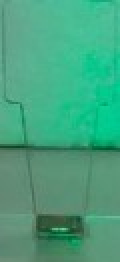
#> input picture Assignment_03/boky_man_led.jpg, 60 x 131 px (shown 2 times larger)
$ python -i test1.py   (imports and definitions only)
#> lines starting #> are read from the running program, lines starting #| are printed output that depends on the picture; after the words box and inside, x2 and y2 are one past the last pixel; in counts of white or black regions, pixels touching at a corner belong together
#> further down, picture is the input picture: shape (131, 60, 3); mean B, G, R 126.4, 162.5, 70.7
import cv2
import robomaster
from robomaster import robot
from robomaster import blaster
from robomaster import camera
import time
import numpy as np

def came(image):
    cv2.imshow('Detected', image)
    key = cv2.waitKey(1)
    if key == ord('q'):
        return False
    return True
def find_theif(image):
    hsv = cv2.cvtColor(image, cv2.COLOR_BGR2HSV)
    lower_blue = np.array([102, 123, 113])
    upper_blue = np.array([179, 255, 255])
    lower_blue2 = np.array([94, 158, 62])
    upper_blue2 = np.array([180, 255, 255])
    mask = cv2.inRange(hsv, lower_blue, upper_blue)
    mask1 = cv2.inRange(hsv, lower_blue2, upper_blue2)
    mask = cv2.bitwise_or(mask, mask1)

    blurred = cv2.GaussianBlur(mask, (5, 5), 0)
    circles = cv2.HoughCircles(blurred, cv2.HOUGH_GRADIENT, dp=1.2, minDist=50, param1=50, param2=30, minRadius=10, maxRadius=200)

    if circles is not None:
        circles = np.round(circles[0, :]).astype("int")
        for (x, y, r) in circles:
            # Draw the circle in the original image
            cv2.circle(image, (x, y), r, (0, 255, 0), 4)
            # Draw a rectangle at the center of the circle
            cv2.rectangle(image, (x - 5, y - 5), (x + 5, y + 5), (0, 128, 255), -1)

    return image, circles

def find_theif_body(image):
    # Convert the image to grayscale
    gray_image = cv2.cvtColor(image, cv2.COLOR_BGR2GRAY)
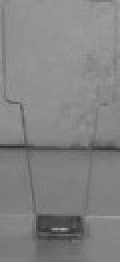
#> gray_image: shape (131, 60) (shown 2 times larger); min 48, max 172, mean 130.9
    blurred = cv2.GaussianBlur(gray_image, (5, 5), 0)

    # Load the template image and convert it to grayscale
    template = cv2.imread(r'D:\Subject\Robot Ai\Robot_group\Robot_old_too\Assignment_03\boky_man_led.jpg')
    if template is None:
        print("Template image not found.")
        return image  # Return original image if template is not found

    template_gray = cv2.cvtColor(template, cv2.COLOR_BGR2GRAY)

    # Get the width and height of the template
    template_height, template_width = template_gray.shape[:2]
#> template_height = 131; template_width = 60

    # Perform template matching
    match_result = cv2.matchTemplate(blurred, template_gray, cv2.TM_CCOEFF_NORMED)
#> match_result = [0.974]

    # Define a threshold to consider a match valid
    threshold = 0.2
    min_val, max_val, min_loc, max_loc = cv2.minMaxLoc(match_result)
#> min_val = 0.974; max_val = 0.974; min_loc = (0, 0); max_loc = (0, 0)

    # Draw a rectangle around the found template location
    if max_val >= threshold:
        top_left = max_loc
#> top_left = (0, 0)
        bottom_right = (top_left[0] + template_width, top_left[1] + template_height)
#> bottom_right = (60, 131)
        cv2.rectangle(image, top_left, bottom_right, (0, 255, 0), 2)  # Draw rectangle on original image
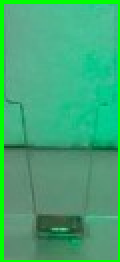
#> image: shape (131, 60, 3) (shown 2 times larger); 7.18% of pixels changed, all inside (x1, y1, x2, y2) = (0, 0, 60, 131)

    return image

# [38 lines not run here, left out]

>>> import cv2
>>> picture = cv2.imread('boky_man_led.jpg')
>>> result = find_theif_body(picture)

$ run again, on Assignment_03/bottleman_1_plate_led.jpg
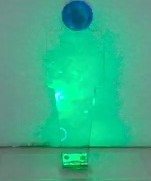
#> input picture Assignment_03/bottleman_1_plate_led.jpg, 151 x 181 px
#> picture is the input picture: shape (181, 151, 3); mean B, G, R 136.8, 174.9, 54.8
#> in find_theif_body, `gray_image = cv2.cvtColor(image, cv2.COLOR_BGR2GRAY)`:
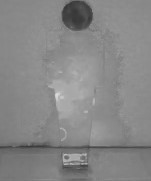
#> gray_image: shape (181, 151); min 55, max 218, mean 134.7
